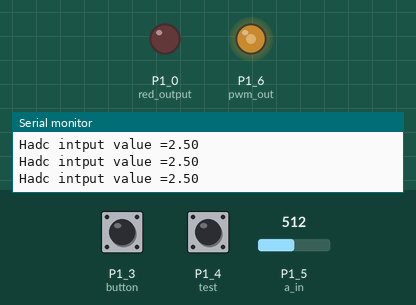
The program below on a simulated TI MSP430 LaunchPad. On the bench: output pins drawn as LEDs (lit = HIGH), the last lines printed to the serial monitor. The test bench sets the inputs (shaded band); at power-on: P1_3 (button) HIGH, P1_4 (test) HIGH, P1_5 (a_in) = 512.

Above: at 5.8 s.
5.9 s: P1_3 (button) pulsed LOW 2 times (0.12 s each, 0.3 s apart)
At 6.45 s:
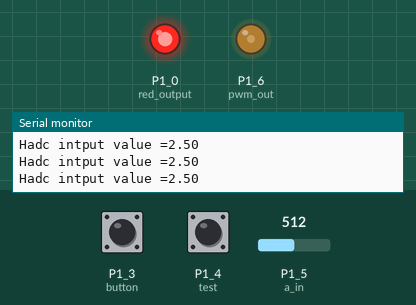
At 7.05 s:
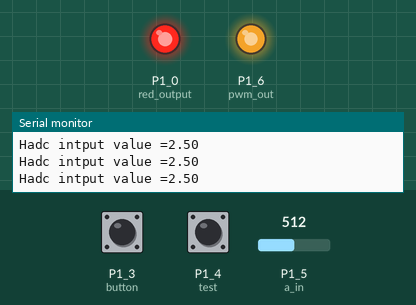
9.4 s: P1_3 (button) pulled LOW for 1.85 s
At 10.05 s:
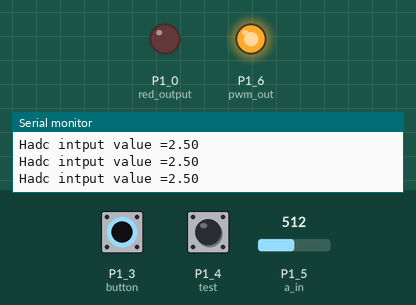
Timing chart, 0 to 18.9 s (numbered marks = the images above; inputs shaded):
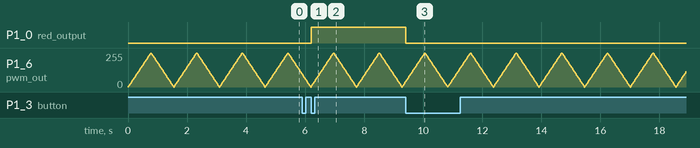

The program:

main.cpp
```cpp
#include <Arduino.h>


/*----------MPS430 G2553外设使用说明------------*/
/********************串口*******************************
*    实现语句：Serial.begin(115200);   //初始化串口，入参为波特率，可变。(引脚已封装好)
*             Serial.println("button is pushed.\n" );   //发送button is pushed。字符串
*    pin：    TX:P1_1  RX:P1_2
********************************************************/

/********************pin脚操作*******************************
*     实现语句：  pinMode(P1_0, OUTPUT);  //初始化P1_0为输出模式
*                pinMode(P1_1, INPUT_PULLUP);    //初始化P1_1为上拉输入
*                digitalWrite(P1_0, LOW)   //P1_0复位
*                digitalWrite(P1_0, HIGH)  //P1_0置位
*                state = digitalRead(P1_1)  //获取P1_1引脚电平
********************************************************/

/********************ADC*******************************
*    实现语句(样例)： Serial.print("adc intput value =");
*                    float voltage=analogRead(a_in)*(5.0/1023.0);
*                    Serial.print(voltage);
*                    Serial.print("\n");
*     说明：此example实现a_in引脚的电压获取并用串口打回，其中，
*          a_in引脚可选A0~A7，analogRead返回值为0~1023，要转换为实际voltage。
********************************************************/

/*************TIMER说明********************************
*         DAC使用方法（PWM+外部LPF脉宽调制法）
*    实现语句：analogWrite(pwm_out, fadeValue)；
*             pwm_out为以下列出pin脚，fadeValue为脉宽值（0~255）.
*             其中OUT0不能用。
*             若要输出两路PWM，则不能选同一通道下的两个pin，如P1_2和P1_5。
*     pin:  TIMER0:OUT0:P1_1 P1_5 P3_4
*                  OUT1:P1_2 P1_6 P2_6 P3_5
*                  OUT2:P3_0 P3_6
*          TIMER1:OUT0:P2_0 P2_3 P3_1
*                 OUT1:P2_1 P2_2 P3_2
*                 OUT2:P2_4 P2_5 P3_3
********************************************************/

int test = P1_4;      //P1_4
int button = PUSH2;  //P1_3
int a_in = A5;    //adc P1_5
int pwm_out = GREEN_LED;

void red(/* btn interrupt */) {
  /* code */
  static uint8_t state=0;

  if(state)
  {
    digitalWrite(RED_LED, state);
    state = 0;
  }
  else
  {
    digitalWrite(RED_LED, state);
    state = 1;
  }
}

// setup initializes serial and the button pin
void setup()
{
  Serial.begin(115200);               //uart
  pinMode(test, INPUT_PULLUP);        //digital input.
  pinMode(RED_LED, OUTPUT);           //red output
  pinMode(GREEN_LED, OUTPUT);         //gled output.
  pinMode(button, INPUT_PULLUP);      //button input.
  pinMode(a_in, INPUT_PULLUP);        //ADC
  attachInterrupt(button, red, FALLING);    //interrupt configure
}

// loop checks the button pin each time,
// and will send serial if it is pressed
void loop()
{
  /*****blink*****/
  // if(digitalRead(RED_LED))  {digitalWrite(RED_LED, LOW);}
  // else {digitalWrite(RED_LED,HIGH);}
  //digitalWrite(RED_LED, LOW);
  /****test******/
  if (digitalRead(test) == HIGH)
  {
    Serial.write('H');
  }
  else
  {
    Serial.write('L');
  }

  /******button********/
  // Serial.println("just a test!\n");
  // if (0 == digitalRead(button))         //low-level when button pressed.
  // {
  //   Serial.println("button is pushed.\n" );
  // }

  /*********ADC*********/
  Serial.print("adc intput value =");
  float voltage=analogRead(a_in)*(5.0/1023.0);
  Serial.print(voltage);
  Serial.print("\n");


  /********DAC**********/
  for(int fadeValue = 0 ; fadeValue <= 255; fadeValue +=5) {
  // 输出PWM
  analogWrite(pwm_out, fadeValue);

  // 等待30ms，以便观察到渐变效果
  delay(15);
  }
  for(int fadeValue = 255 ; fadeValue >= 5; fadeValue -=5) {
  // 输出PWM
  analogWrite(pwm_out, fadeValue);

  delay(15);
  }

  //delay(1000);

}
```

Measured:
- after the input at 5.9 s, P1_0 (red_output): LOW → HIGH after 0.30 s
- after the input at 9.4 s, P1_0 (red_output): HIGH → LOW at once
